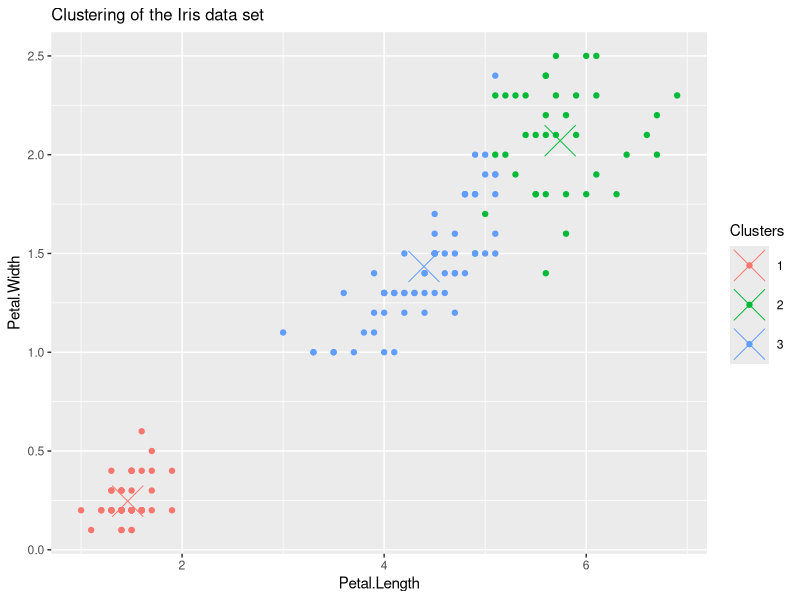

Source code (R):
## ---- chunk 1
knitr::opts_chunk$set(echo = FALSE)
## ---- chunk 2
library (ggplot2)
set.seed (13920)

irisWoSpecies <- iris [, -5] # Remove the `Species` variable
clustResult <- kmeans (x = irisWoSpecies, centers = 3)

clustIris <- cbind (iris, cluster = clustResult$cluster)
centroids <- as.data.frame (clustResult$centers)

for (i in 1:nrow (centroids)) {
    centroids$cluster[i] <- i 
}

ggplot (data = clustIris, 
        aes (x = clustIris [, "Petal.Length"],
             y = clustIris [, "Petal.Width"])) +
    geom_point (aes (color = as.factor (cluster)) ) +
    geom_point (data = centroids,
                aes (x = centroids [, "Petal.Length"],
                     y = centroids [, "Petal.Width"], color = factor (cluster)),
                shape = 4, size = 10) +
    theme (plot.title = element_text (size = 12)) +
    labs (title = "Clustering of the Iris data set",
          x = "Petal.Length",
          y = "Petal.Width",
          color = "Clusters")
